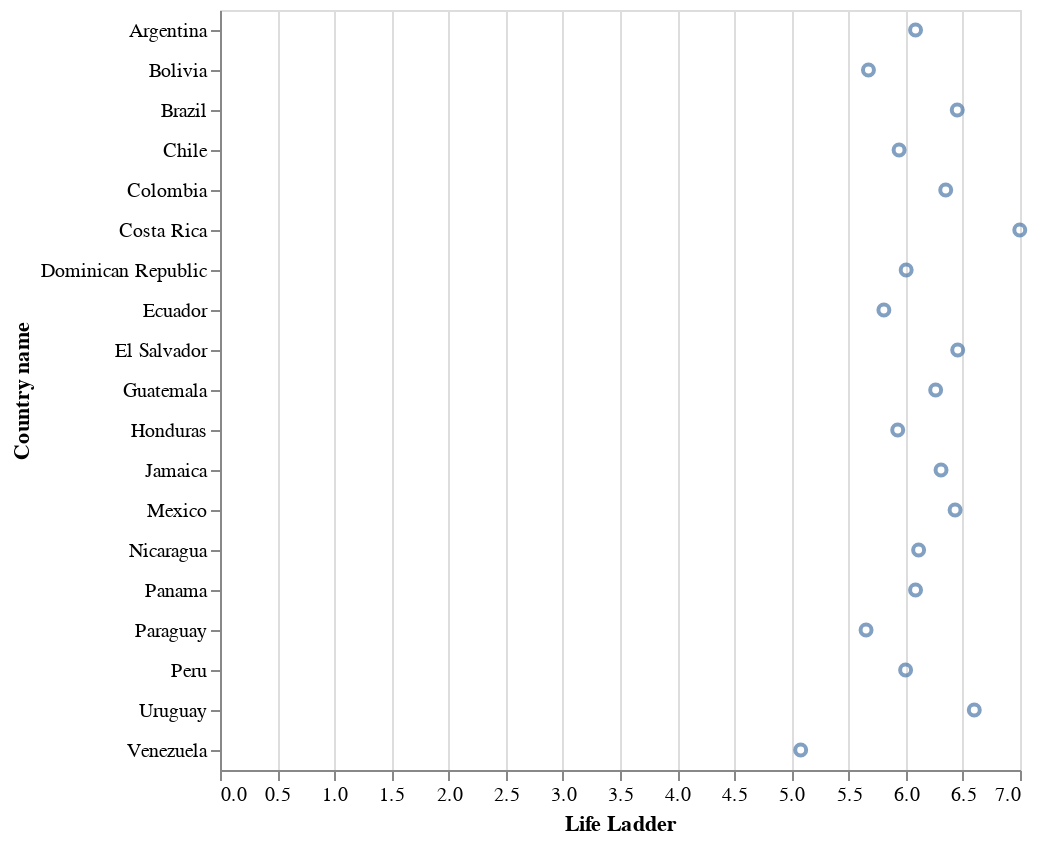

Source (notebook cell):
### Markdown cell above
Una forma más generalizada de realizar este mismo códig, es agregar `alt.X`  y `alt.Y`, lo cual permitirá agregar más parámetros, y por tanto, más personalización a nuestro gráfico.

### Code cell
alt.Chart(happy_lac).mark_point().encode(
    alt.X("Life Ladder"),
    alt.Y("Country name")
)

### Figure 1 — Vega-Lite specification as saved in the notebook (floating-point values rounded to 4 significant figures)
{"config": {"view": {"continuousWidth": 400, "continuousHeight": 300}}, "data": {"name": "data-99841e8e8c373cdb0c4616197489a89a"}, "mark": "point", "encoding": {"x": {"type": "quantitative", "field": "Life Ladder"}, "y": {"type": "nominal", "field": "Country name"}}, "$schema": "https://vega.github.io/schema/vega-lite/v4.8.1.json", "datasets": {"data-99841e8e8c373cdb0c4616197489a89a": [{"Country name": "Argentina", "year": 2019, "Life Ladder": 6.086, "Log GDP per capita": 10.0, "Social support": 0.896, "Healthy life expectancy at birth": 69.0, "Freedom to make life choices": 0.817, "Generosity": -0.211, "Perceptions of corruption": 0.83, "Positive affect": 0.826, "Negative affect": 0.319, "Regional indicator": "Latin America and Caribbean", "_merge": "both"}, {"Country name": "Bolivia", "year": 2019, "Life Ladder": 5.674, "Log GDP per capita": 9.074, "Social support": 0.784, "Healthy life expectancy at birth": 63.9, "Freedom to make life choices": 0.881, "Generosity": -0.086, "Perceptions of corruption": 0.857, "Positive affect": 0.751, "Negative affect": 0.419, "Regional indicator": "Latin America and Caribbean", "_merge": "both"}, {"Country name": "Brazil", "year": 2019, "Life Ladder": 6.451, "Log GDP per capita": 9.592, "Social support": 0.899, "Healthy life expectancy at birth": 66.6, "Freedom to make life choices": 0.83, "Generosity": -0.062, "Perceptions of corruption": 0.762, "Positive affect": 0.761, "Negative affect": 0.337, "Regional indicator": "Latin America and Caribbean", "_merge": "both"}, {"Country name": "Chile", "year": 2019, "Life Ladder": 5.942, "Log GDP per capita": 10.1, "Social support": 0.869, "Healthy life expectancy at birth": 70.0, "Freedom to make life choices": 0.659, "Generosity": -0.103, "Perceptions of corruption": 0.86, "Positive affect": 0.809, "Negative affect": 0.337, "Regional indicator": "Latin America and Caribbean", "_merge": "both"}, {"Country name": "Colombia", "year": 2019, "Life Ladder": 6.35, "Log GDP per capita": 9.598, "Social support": 0.873, "Healthy life expectancy at birth": 68.0, "Freedom to make life choices": 0.822, "Generosity": -0.172, "Perceptions of corruption": 0.854, "Positive affect": 0.822, "Negative affect": 0.322, "Regional indicator": "Latin America and Caribbean", "_merge": "both"}, {"Country name": "Costa Rica", "year": 2019, "Life Ladder": 6.998, "Log GDP per capita": 9.885, "Social support": 0.906, "Healthy life expectancy at birth": 71.5, "Freedom to make life choices": 0.927, "Generosity": -0.146, "Perceptions of corruption": 0.836, "Positive affect": 0.848, "Negative affect": 0.303, "Regional indicator": "Latin America and Caribbean", "_merge": "both"}, {"Country name": "Dominican Republic", "year": 2019, "Life Ladder": 6.004, "Log GDP per capita": 9.821, "Social support": 0.884, "Healthy life expectancy at birth": 66.1, "Freedom to make life choices": 0.877, "Generosity": -0.123, "Perceptions of corruption": 0.746, "Positive affect": 0.784, "Negative affect": 0.264, "Regional indicator": "Latin America and Caribbean", "_merge": "both"}, {"Country name": "Ecuador", "year": 2019, "Life Ladder": 5.809, "Log GDP per capita": 9.339, "Social support": 0.808, "Healthy life expectancy at birth": 68.8, "Freedom to make life choices": 0.83, "Generosity": -0.115, "Perceptions of corruption": 0.839, "Positive affect": 0.811, "Negative affect": 0.374, "Regional indicator": "Latin America and Caribbean", "_merge": "both"}, {"Country name": "El Salvador", "year": 2019, "Life Ladder": 6.455, "Log GDP per capita": 9.08, "Social support": 0.764, "Healthy life expectancy at birth": 66.4, "Freedom to make life choices": 0.877, "Generosity": -0.109, "Perceptions of corruption": 0.682, "Positive affect": 0.871, "Negative affect": 0.271, "Regional indicator": "Latin America and Caribbean", "_merge": "both"}, {"Country name": "Guatemala", "year": 2019, "Life Ladder": 6.262, "Log GDP per capita": 9.064, "Social support": 0.774, "Healthy life expectancy at birth": 65.1, "Freedom to make life choices": 0.901, "Generosity": -0.062, "Perceptions of corruption": 0.773, "Positive affect": 0.859, "Negative affect": 0.311, "Regional indicator": "Latin America and Caribbean", "_merge": "both"}, {"Country name": "Honduras", "year": 2019, "Life Ladder": 5.93, "Log GDP per capita": 8.653, "Social support": 0.797, "Healthy life expectancy at birth": 67.4, "Freedom to make life choices": 0.846, "Generosity": 0.063, "Perceptions of corruption": 0.815, "Positive affect": 0.85, "Negative affect": 0.279, "Regional indicator": "Latin America and Caribbean", "_merge": "both"}, {"Country name": "Jamaica", "year": 2019, "Life Ladder": 6.309, "Log GDP per capita": 9.186, "Social support": 0.878, "Healthy life expectancy at birth": 67.5, "Freedom to make life choices": 0.891, "Generosity": -0.137, "Perceptions of corruption": 0.885, "Positive affect": 0.752, "Negative affect": 0.195, "Regional indicator": "Latin America and Caribbean", "_merge": "both"}, {"Country name": "Mexico", "year": 2019, "Life Ladder": 6.432, "Log GDP per capita": 9.891, "Social support": 0.852, "Healthy life expectancy at birth": 68.6, "Freedom to make life choices": 0.903, "Generosity": -0.141, "Perceptions of corruption": 0.809, "Positive affect": 0.864, "Negative affect": 0.252, "Regional indicator": "Latin America and Caribbean", "_merge": "both"}, {"Country name": "Nicaragua", "year": 2019, "Life Ladder": 6.113, "Log GDP per capita": 8.595, "Social support": 0.874, "Healthy life expectancy at birth": 67.8, "Freedom to make life choices": 0.883, "Generosity": 0.029, "Perceptions of corruption": 0.622, "Positive affect": 0.835, "Negative affect": 0.337, "Regional indicator": "Latin America and Caribbean", "_merge": "both"}, {"Country name": "Panama", "year": 2019, "Life Ladder": 6.086, "Log GDP per capita": 10.36, "Social support": 0.886, "Healthy life expectancy at birth": 69.7, "Freedom to make life choices": 0.883, "Generosity": -0.199, "Perceptions of corruption": 0.869, "Positive affect": 0.878, "Negative affect": 0.244, "Regional indicator": "Latin America and Caribbean", "_merge": "both"}, {"Country name": "Paraguay", "year": 2019, "Life Ladder": 5.653, "Log GDP per capita": 9.448, "Social support": 0.892, "Healthy life expectancy at birth": 65.9, "Freedom to make life choices": 0.876, "Generosity": 0.028, "Perceptions of corruption": 0.882, "Positive affect": 0.858, "Negative affect": 0.275, "Regional indicator": "Latin America and Caribbean", "_merge": "both"}, {"Country name": "Peru", "year": 2019, "Life Ladder": 5.999, "Log GDP per capita": 9.461, "Social support": 0.809, "Healthy life expectancy at birth": 68.4, "Freedom to make life choices": 0.815, "Generosity": -0.13, "Perceptions of corruption": 0.874, "Positive affect": 0.82, "Negative affect": 0.375, "Regional indicator": "Latin America and Caribbean", "_merge": "both"}, {"Country name": "Uruguay", "year": 2019, "Life Ladder": 6.6, "Log GDP per capita": 9.979, "Social support": 0.933, "Healthy life expectancy at birth": 69.1, "Freedom to make life choices": 0.903, "Generosity": -0.095, "Perceptions of corruption": 0.599, "Positive affect": 0.889, "Negative affect": 0.222, "Regional indicator": "Latin America and Caribbean", "_merge": "both"}, {"Country name": "Venezuela", "year": 2019, "Life Ladder": 5.081, "Log GDP per capita": null, "Social support": 0.888, "Healthy life expectancy at birth": 66.7, "Freedom to make life choices": 0.626, "Generosity": null, "Perceptions of corruption": 0.839, "Positive affect": 0.761, "Negative affect": 0.351, "Regional indicator": "Latin America and Caribbean", "_merge": "both"}]}}
